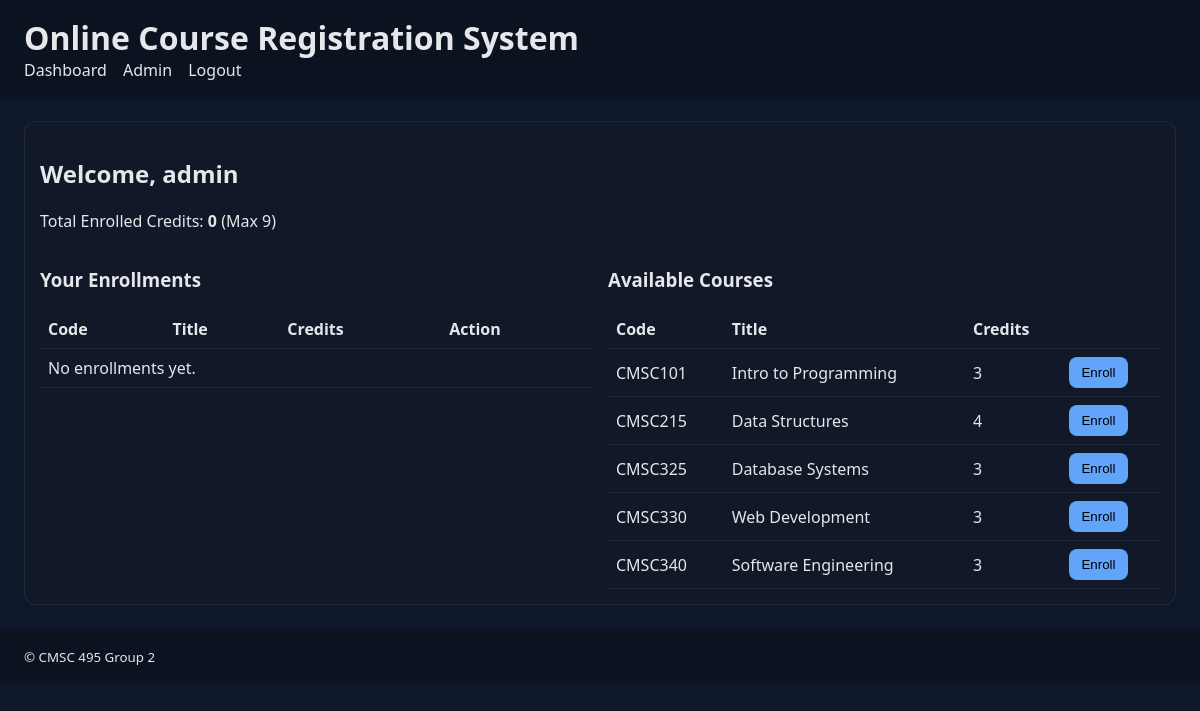
/dashboard (signed in), run on the app's committed database.
### tables this page shows
CREATE TABLE users (
        id INTEGER PRIMARY KEY AUTOINCREMENT,
        username TEXT UNIQUE NOT NULL,
        password_hash TEXT NOT NULL,
        role TEXT CHECK(role IN ('student','admin')) NOT NULL
    );

CREATE TABLE courses (
        id INTEGER PRIMARY KEY AUTOINCREMENT,
        code TEXT UNIQUE NOT NULL,
        title TEXT NOT NULL,
        credits INTEGER NOT NULL CHECK(credits > 0)
    );

### app.py (the view)
    @app.route('/dashboard')
    def dashboard():
        db = get_db()
        u = current_user()
        if not u:
            return redirect(url_for('login'))
        enrolled = db.execute("""
            SELECT c.* FROM enrollments e
            JOIN courses c ON c.id = e.course_id
            WHERE e.user_id = ?
        """, (u['id'],)).fetchall()
        courses = db.execute("SELECT * FROM courses ORDER BY code").fetchall()
        total = sum([c['credits'] for c in enrolled])
        return render_template('dashboard.html', user=u, enrolled=enrolled, all_courses=courses, total_credits=total)

### app.py (called while the page is built)
def get_db():
    if 'db' not in g:
        g.db = sqlite3.connect(DATABASE)
        g.db.row_factory = sqlite3.Row
    return g.db

def init_db():
    db = get_db()
    db.executescript('''
    PRAGMA foreign_keys = ON;
    CREATE TABLE IF NOT EXISTS users (
        id INTEGER PRIMARY KEY AUTOINCREMENT,
        username TEXT UNIQUE NOT NULL,
        password_hash TEXT NOT NULL,
        role TEXT CHECK(role IN ('student','admin')) NOT NULL
    );
    CREATE TABLE IF NOT EXISTS courses (
        id INTEGER PRIMARY KEY AUTOINCREMENT,
        code TEXT UNIQUE NOT NULL,
        title TEXT NOT NULL,
        credits INTEGER NOT NULL CHECK(credits > 0)
    );
    CREATE TABLE IF NOT EXISTS enrollments (
        id INTEGER PRIMARY KEY AUTOINCREMENT,
        user_id INTEGER NOT NULL,
        course_id INTEGER NOT NULL,
        FOREIGN KEY(user_id) REFERENCES users(id) ON DELETE CASCADE,
        FOREIGN KEY(course_id) REFERENCES courses(id) ON DELETE CASCADE,
        UNIQUE(user_id, course_id)
    );
    ''')
    db.commit()

### templates/dashboard.html
{% extends "base.html" %}
{% block content %}
{% set user = user %}
<section class="card">
  <h2>Welcome, {{ user['username'] }}</h2>
  <p>Total Enrolled Credits: <strong>{{ total_credits }}</strong> (Max 9)</p>
  <div class="grid">
    <div>
      <h3>Your Enrollments</h3>
      <table>
        <tr><th>Code</th><th>Title</th><th>Credits</th><th>Action</th></tr>
        {% for c in enrolled %}
        <tr>
          <td>{{ c['code'] }}</td><td>{{ c['title'] }}</td><td>{{ c['credits'] }}</td>
          <td><form method="post" action="{{ url_for('drop', course_id=c['id']) }}"><button>Drop</button></form></td>
        </tr>
        {% else %}
        <tr><td colspan="4">No enrollments yet.</td></tr>
        {% endfor %}
      </table>
    </div>
    <div>
      <h3>Available Courses</h3>
      <table>
        <tr><th>Code</th><th>Title</th><th>Credits</th><th></th></tr>
        {% for c in all_courses %}
        <tr>
          <td>{{ c['code'] }}</td><td>{{ c['title'] }}</td><td>{{ c['credits'] }}</td>
          <td><form method="post" action="{{ url_for('register', course_id=c['id']) }}"><button>Enroll</button></form></td>
        </tr>
        {% endfor %}
      </table>
    </div>
  </div>
</section>
{% endblock %}

### templates/base.html (shortened to what this page needs)
{% set user = user if user is defined else None %}
<!doctype html><html><head>
<link rel="stylesheet" href="{{ url_for('static', filename='style.css') }}">
</head><body>
<header><h1>Online Course Registration System</h1>
<nav>
{% if session.get('user_id') %}
  <a href="{{ url_for('dashboard') }}">Dashboard</a>
  {% if user and user['role']=='admin' %}<a href="{{ url_for('admin_courses') }}">Admin</a>{% endif %}
  <a href="{{ url_for('logout') }}">Logout</a>
{% else %}
  <a href="{{ url_for('login') }}">Login</a>
{% endif %}
</nav></header>
<main>
{% block content %}{% endblock %}
</main>
<footer><small>&copy; CMSC 495 Group 2</small></footer>
</body></html>

### static/style.css (style rules this page uses)
body { margin:0;font-family:system-ui,Segoe UI,Roboto,Arial;background:#0f172a;color:#e5e7eb }
header,footer { padding:16px 24px;background:#0b1220 }
h1 { margin:0 }
nav a { color:#e5e7eb;margin-right:12px;text-decoration:none }
main { padding:24px }
.card { background:#111827;padding:16px;border-radius:12px;box-shadow:inset 0 0 0 1px #1f2937 }
.grid { display:grid;grid-template-columns:1fr 1fr;gap:16px }
table { width:100%;border-collapse:collapse;margin-top:12px }
th,td { border-bottom:1px solid #1f2937;padding:8px;text-align:left }
button { background:#60a5fa;border:none;padding:8px 12px;border-radius:8px;cursor:pointer }

### data on the page
users: username "admin"
courses: code "CMSC101", title "Intro to Programming", credits "3"
courses: code "CMSC215", title "Data Structures", credits "4"
courses: code "CMSC325", title "Database Systems", credits "3"
courses: code "CMSC330", title "Web Development", credits "3"
courses: code "CMSC340", title "Software Engineering", credits "3"

### other printed values
{{ total_credits }} "0"
